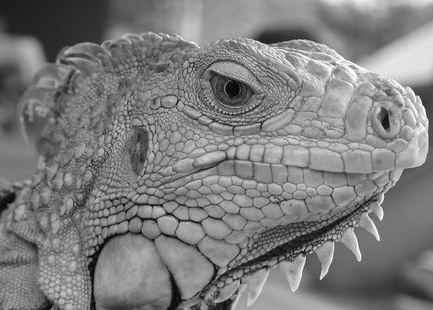
#> input picture hw2/iguana.png, 433 x 310 px
$ python test_2partial.py   (older library calls are emulated)
#> lines starting #> are read from the running program, lines starting #| are printed output that depends on the picture
### hw2/edge.py
import numpy as np

def conv(image, kernel):
    """ An implementation of convolution filter.

    This function uses element-wise multiplication and np.sum()
    to efficiently compute weighted sum of neighborhood at each
    pixel.

    Args:
        image: numpy array of shape (Hi, Wi)
        kernel: numpy array of shape (Hk, Wk)

    Returns:
        out: numpy array of shape (Hi, Wi)
    """
    Hi, Wi = image.shape
    Hk, Wk = kernel.shape
    out = np.zeros((Hi, Wi))

    # For this assignment, we will use edge values to pad the images.
    # Zero padding will make derivatives at the image boundary very big,
    # whereas we want to ignore the edges at the boundary.
    pad_width0 = Hk // 2
    pad_width1 = Wk // 2
    pad_width = ((pad_width0,pad_width0),(pad_width1,pad_width1))
    #print(np.shape(image))
    padded = np.pad(image, pad_width, mode='edge')
    #print(np.shape(padded))

    ### YOUR CODE HERE
    kernel=np.flip(np.flip(kernel,0),1);
    for i in range(Hi):
        for j in range(Wi):
            out[i,j]= sum(sum(kernel*padded[i:i+Hk,j:j+Wk]))
    ### END YOUR CODE

    return out

def gaussian_kernel(size, sigma):
    """ Implementation of Gaussian Kernel.

    This function follows the gaussian kernel formula,
    and creates a kernel matrix.

    Hints:
    - Use np.pi and np.exp to compute pi and exp

    Args:
        size: int of the size of output matrix
        sigma: float of sigma to calculate kernel

    Returns:
        kernel: numpy array of shape (size, size)
    """

    kernel = np.zeros((size, size))

    ### YOUR CODE HERE
    k=(size-1)/2
    for i in range(size):
        for j in range(size):
            kernel[i,j]=np.exp((-(i-k)**2-(j-k)**2)/(2*sigma**2))/(2*np.pi*sigma**2);
    ### END YOUR CODE

    return kernel

def partial_x(img):
    """ Computes partial x-derivative of input img.

    Hints:
        - You may use the conv function in defined in this file.

    Args:
        img: numpy array of shape (H, W)
    Returns:
        out: x-derivative image
    """

    out = None

    ### YOUR CODE HERE
    kernel=np.array([[0,0,0],[0.5,0,-0.5],[0,0,0]]);
    out=conv(img,kernel);
    ### END YOUR CODE

    return out

def partial_y(img):
    """ Computes partial y-derivative of input img.

    Hints:
        - You may use the conv function in defined in this file.

    Args:
        img: numpy array of shape (H, W)
    Returns:
        out: y-derivative image
    """

    out = None

    ### YOUR CODE HERE
    kernel=np.array([[0,0.5,0],[0,0,0],[0,-0.5,0]]);
    out=conv(img,kernel);
    ### END YOUR CODE

    return out

# [246 lines left out: functions gradient, non_maximum_suppression, double_thresholding, get_neighbors, link_edges, canny and 1 more, not called in this run]

### hw2/test_2partial.py
from edge import conv,partial_x, partial_y, gaussian_kernel, gradient
import numpy as np
import matplotlib.pyplot as plt
from skimage import io


# Test input
I = np.array(
    [[0, 0, 0],
     [0, 1, 0],
     [0, 0, 0]]
)

# Expected outputs
I_x_test = np.array(
    [[0, 0, 0],
     [0.5, 0, -0.5],
     [0, 0, 0]]
)

I_y_test = np.array(
    [[0, 0.5, 0],
     [0, 0, 0],
     [0, -0.5, 0]]
)

# Compute partial derivatives
I_x = partial_x(I)
I_y = partial_y(I)

# Test correctness of partial_x and partial_y
if not np.all(I_x == I_x_test):
    print('partial_x incorrect')

if not np.all(I_y == I_y_test):
    print('partial_y incorrect')


kernel_size = 5
sigma = 1.4

# Load image
img = io.imread('iguana.png', as_grey=True)
#> img: shape (310, 433) float64; min 0, max 1, mean 0.492

# Define 5x5 Gaussian kernel with std = sigma
kernel = gaussian_kernel(kernel_size, sigma)

# Convolve image with kernel to achieve smoothed effect
smoothed = conv(img, kernel)
#> in conv (call 3), `padded = np.pad(image, pad_width, mode='edge')`:
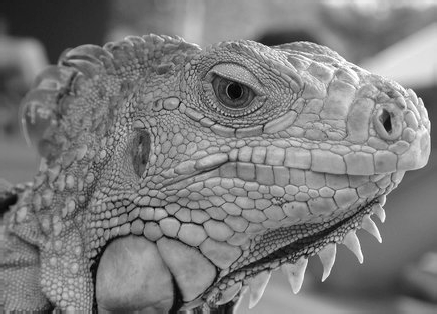
#> padded: shape (314, 437) float64; min 0, max 1, mean 0.491
#> after the loop in conv (call 3), `for i in range(Hi):`:
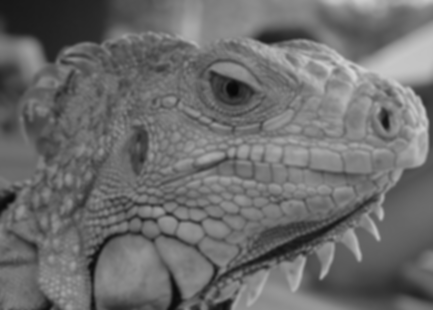
#> out: shape (310, 433) float64; min 0.0326, max 0.836, mean 0.427
# Compute partial derivatives of smoothed image
Gx = partial_x(smoothed)
#> after the loop in conv (call 4), `for i in range(Hi):`:
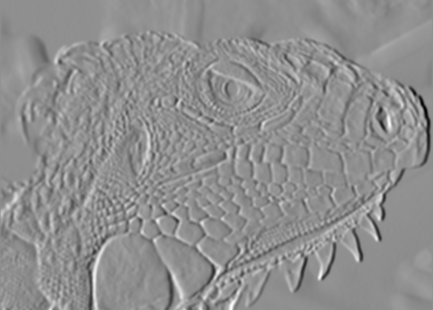
#> out: shape (310, 433) float64; min -0.155, max 0.122, mean 0.000203; drawn with min black and max white
Gy = partial_y(smoothed)
#> after the loop in conv (call 5), `for i in range(Hi):`:
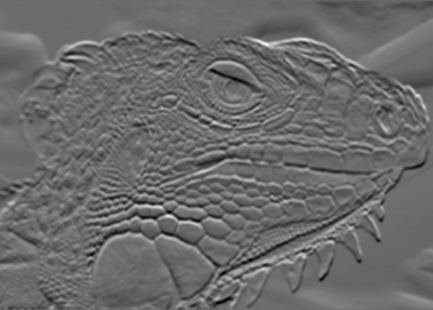
#> out: shape (310, 433) float64; min -0.112, max 0.154, mean -0.00018; drawn with min black and max white

plt.subplot(1,2,1)
plt.imshow(Gx)
plt.title('Derivative in x direction')
plt.axis('off')

plt.subplot(1,2,2)
plt.imshow(Gy)
plt.title('Derivative in y direction')
plt.axis('off')

plt.show()

$ run again, with hw2/lane1.png copied over hw2/iguana.png
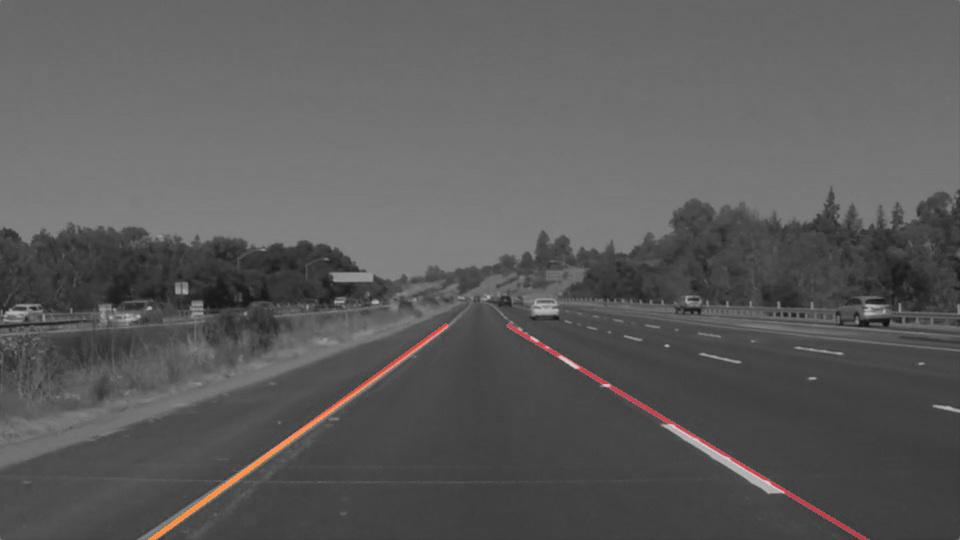
#> input picture hw2/lane1.png, 960 x 540 px
#> padded: shape (542, 962) float64
#> after the loop in conv (call 5), `for i in range(Hi):`:
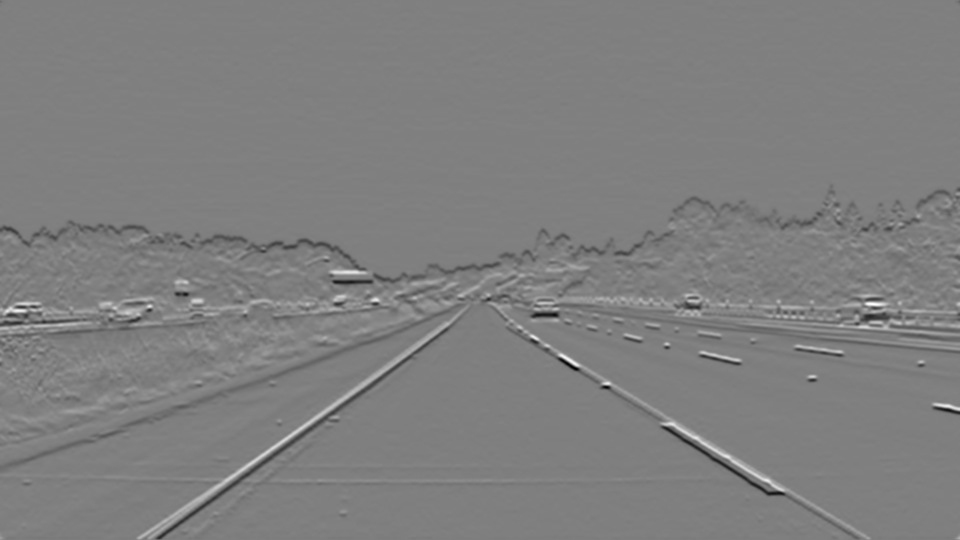
#> out: shape (540, 960) float64; min -0.11, max 0.11, mean -0.000222; drawn with min black and max white
#> `plt.show()`:
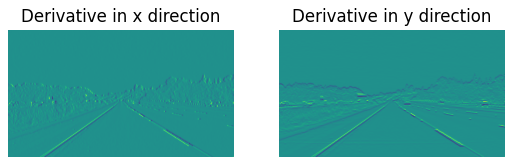
#> figure drawn by matplotlib, 2 panels
